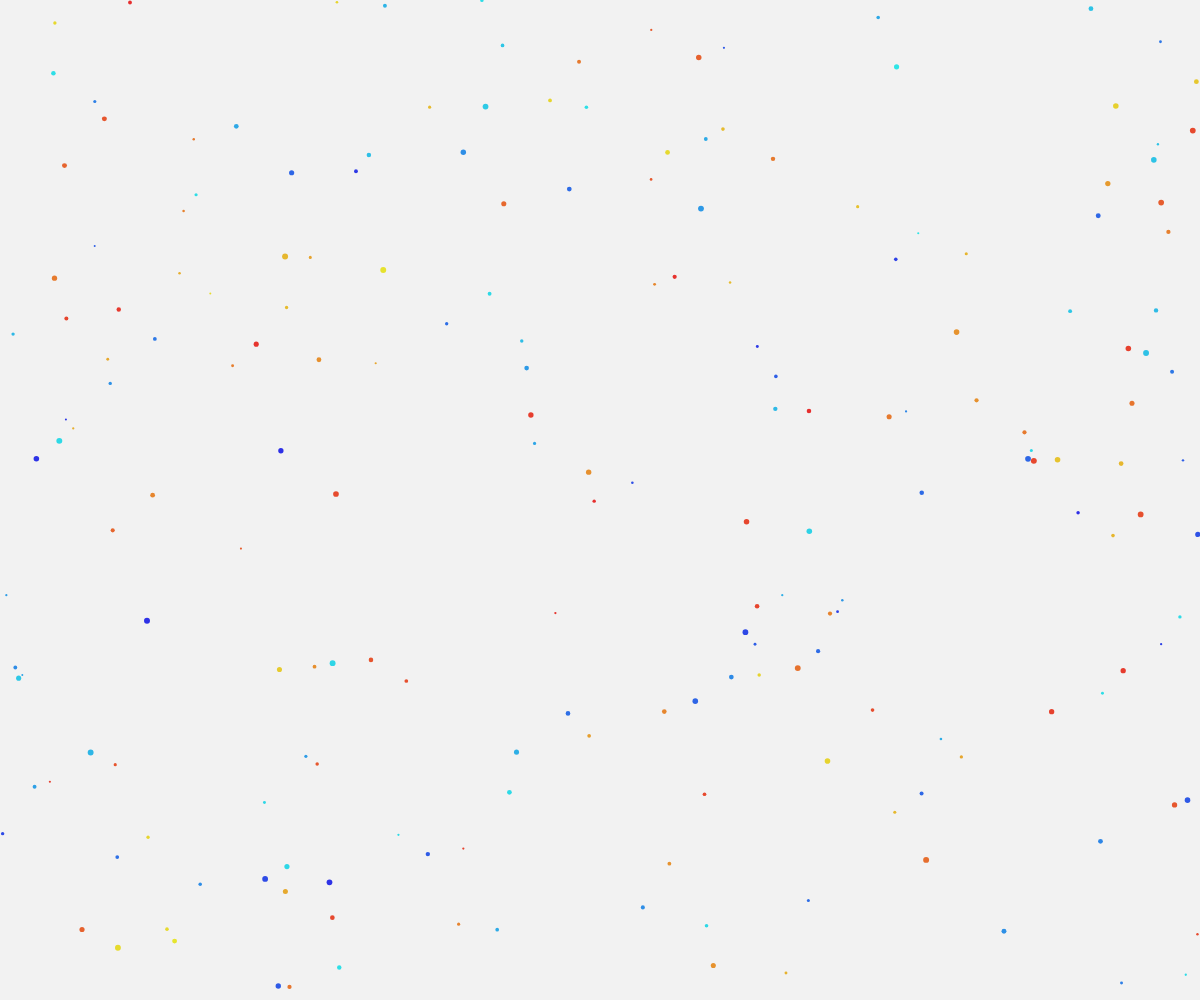
Frame 1 (no input)
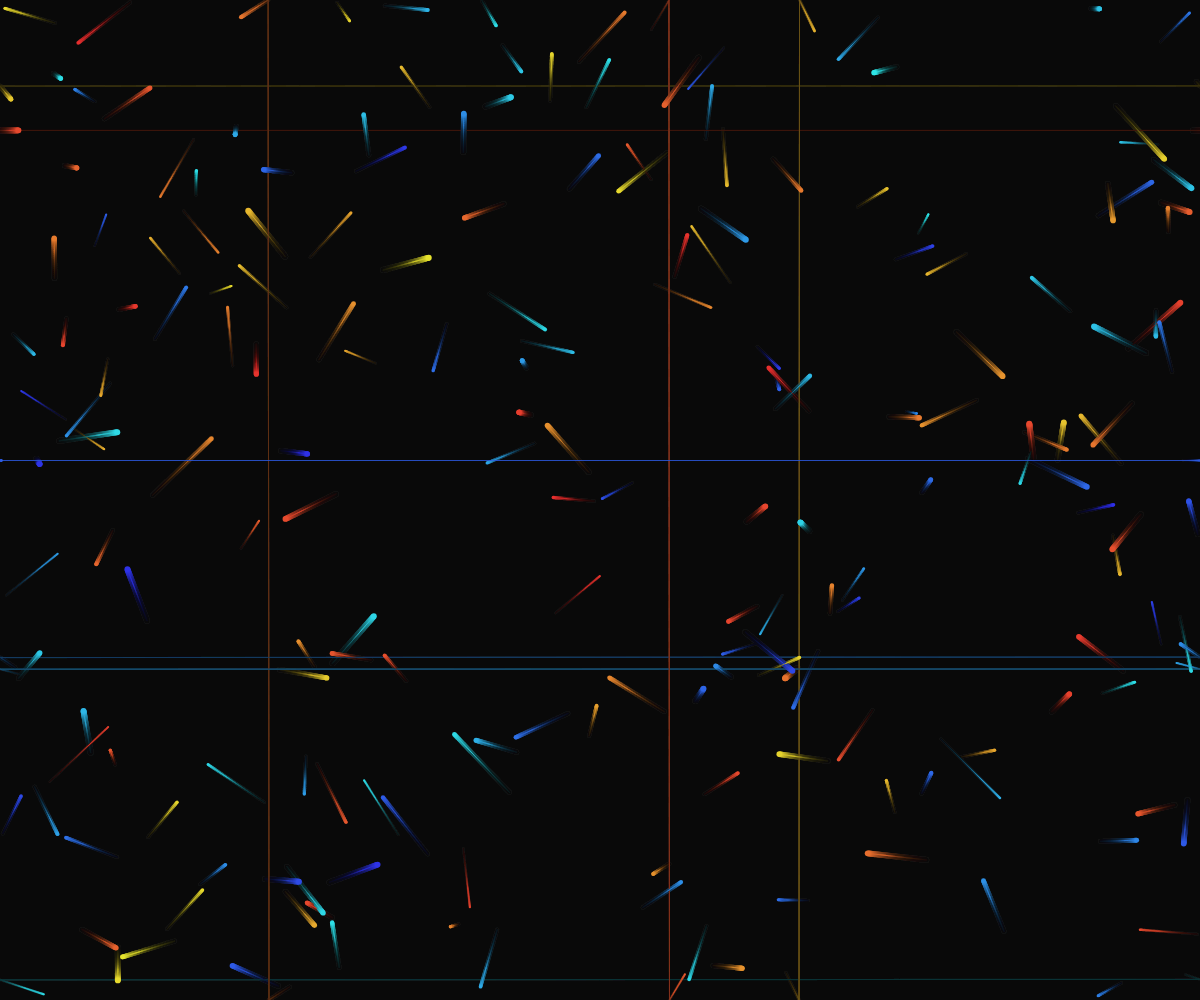
Frame 60 (no input)
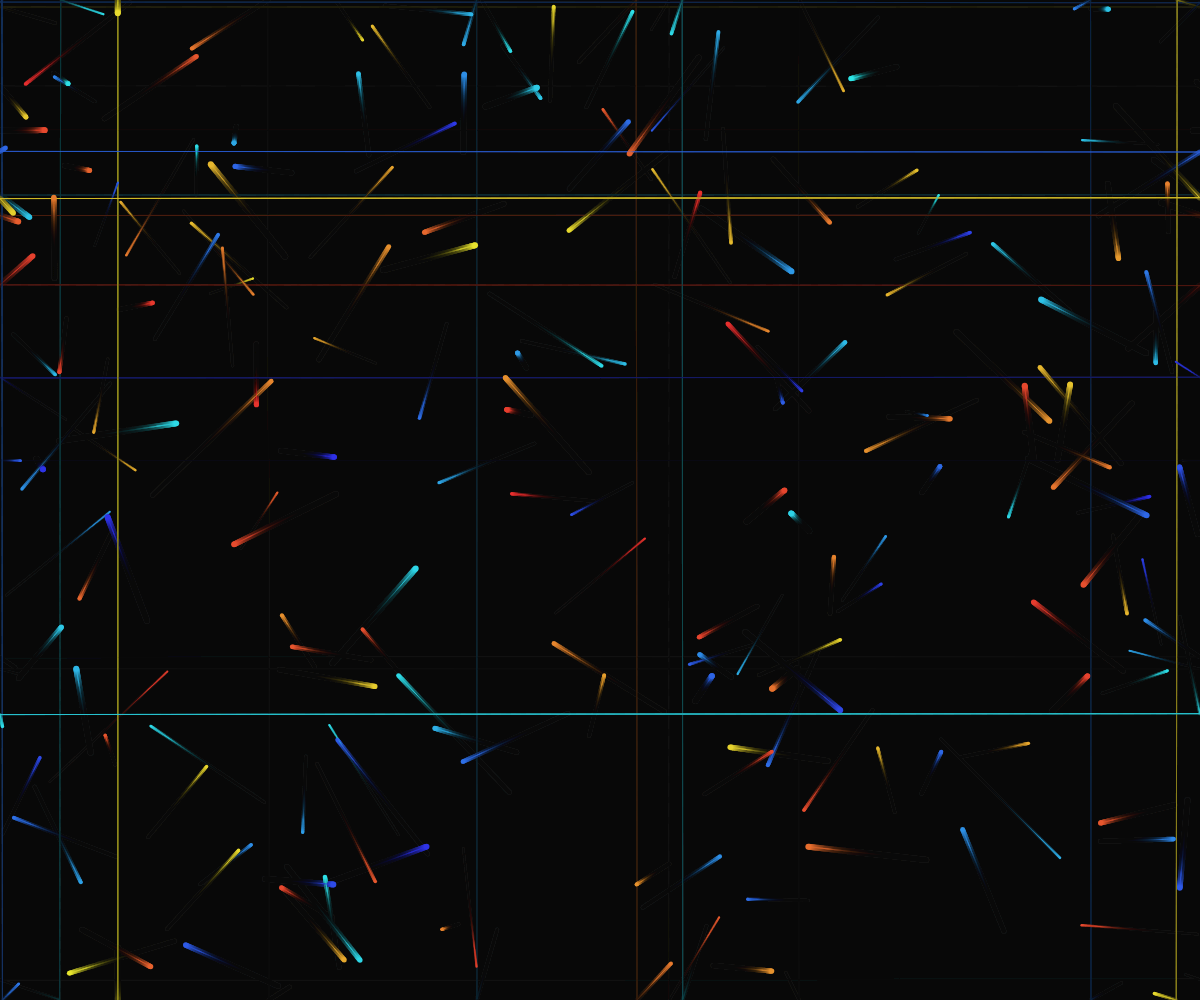
Frame 120 (the mouse pressed at the canvas centre since frame 60)

The p5.js sketch that drew these frames (run headless with seeded random() and noise() and a simulated clock; from frame 60 on, the mouse is pressed at the canvas centre):

// p5.js sketch
// ── sketch.js
let particles1 = [];
let particles2 = [];
let trails1 = [];
let trails2 = [];
const numParticles = 100;
const trailLength = 20;

function setup() {
  createCanvas(windowWidth, windowHeight);
  colorMode(HSB, 360, 100, 100, 1);
  
  // Initialize two streams of particles
  for (let i = 0; i < numParticles; i++) {
    particles1.push({
      x: random(width),
      y: random(height),
      vx: random(-1, 1),
      vy: random(-1, 1),
      hue: random(0, 60), // Red-orange
      size: random(2, 6)
    });
    
    particles2.push({
      x: random(width),
      y: random(height),
      vx: random(-1, 1),
      vy: random(-1, 1),
      hue: random(180, 240), // Blue-green
      size: random(2, 6)
    });
  }
}

function draw() {
  background(0, 0, 0, 0.05); // Semi-transparent background for trail effect
  
  // Update and display particles for stream 1
  for (let i = 0; i < particles1.length; i++) {
    let p = particles1[i];
    
    // Update position
    p.x += p.vx;
    p.y += p.vy;
    
    // Boundary check - wrap around
    if (p.x > width) p.x = 0;
    else if (p.x < 0) p.x = width;
    if (p.y > height) p.y = 0;
    else if (p.y < 0) p.y = height;
    
    // Add to trail
    trails1[i] = trails1[i] || [];
    trails1[i].push({x: p.x, y: p.y});
    if (trails1[i].length > trailLength) {
      trails1[i].shift();
    }
    
    // Draw trail
    noFill();
    stroke(p.hue, 80, 90, 0.3);
    beginShape();
    for (let j = 0; j < trails1[i].length; j++) {
      let t = trails1[i][j];
      vertex(t.x, t.y);
    }
    endShape();
    
    // Draw particle
    fill(p.hue, 80, 90);
    noStroke();
    ellipse(p.x, p.y, p.size);
  }
  
  // Update and display particles for stream 2
  for (let i = 0; i < particles2.length; i++) {
    let p = particles2[i];
    
    // Update position
    p.x += p.vx;
    p.y += p.vy;
    
    // Boundary check - wrap around
    if (p.x > width) p.x = 0;
    else if (p.x < 0) p.x = width;
    if (p.y > height) p.y = 0;
    else if (p.y < 0) p.y = height;
    
    // Add to trail
    trails2[i] = trails2[i] || [];
    trails2[i].push({x: p.x, y: p.y});
    if (trails2[i].length > trailLength) {
      trails2[i].shift();
    }
    
    // Draw trail
    noFill();
    stroke(p.hue, 80, 90, 0.3);
    beginShape();
    for (let j = 0; j < trails2[i].length; j++) {
      let t = trails2[i][j];
      vertex(t.x, t.y);
    }
    endShape();
    
    // Draw particle
    fill(p.hue, 80, 90);
    noStroke();
    ellipse(p.x, p.y, p.size);
  }
}

function windowResized() {
  resizeCanvas(windowWidth, windowHeight);
}
